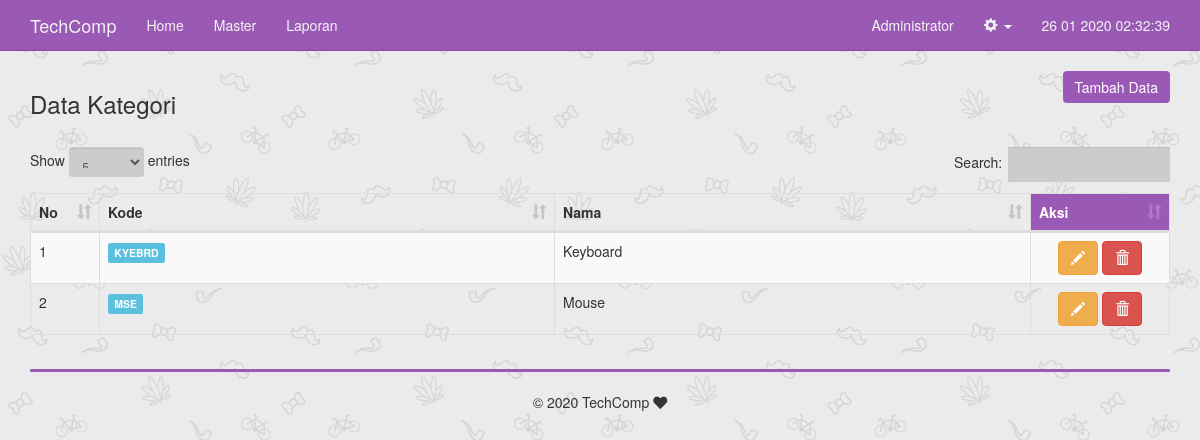
Page /kategori.php (signed in) on the committed database.
### tables this page shows
CREATE TABLE `kategori_item` (
  `kode_kategoriitem` varchar(6) NOT NULL,
  `nama_kategoriitem` varchar(120) NOT NULL
);

### includes/kategori.inc.php (called while the page is built, shortened)
<?php
class kategori{
	private $conn;
	private $table_satu = "kategori_item";
	public function __construct($db){
		$this->conn = $db;
	}
	function readAll(){
		$query = "SELECT * FROM ".$this->table_satu." ORDER BY kode_kategoriitem ASC";
		$stmt = $this->conn->prepare( $query );
		$stmt->execute();
		return $stmt;
	}
}
?>

### kategori.php (the view)
<?php
include_once 'header.php';
if (isset($_SESSION['role'])) {
    if ($_SESSION['role'] != base64_encode('Admin')) { ?>
        <div class="container">
            <div class="text-center">Halaman ini hanya untuk hak akses Admin saja!</div>
        </div>
    <?php } else {
include_once 'includes/kategori.inc.php';
$pro = new kategori($db);
$stmt = $pro->readAll();
?>
	<div class="row">
		<div class="col-md-6 text-left">
			<h3>Data Kategori</h3>
		</div>
		<div class="col-md-6 text-right">
			<button onclick="location.href='kategori-baru.php'" class="btn btn-primary" id="btn-tambah">Tambah Data</button>
		</div>
	</div>
	<br/>
	<table width="100%" class="table table-striped table-bordered" id="tabeldata">
        <thead>
            <tr>
                <th width="30px">No</th>
                <th>Kode</th>
                <th>Nama</th>
                <th width="100px" id="bg-hasil">Aksi</th>
            </tr>
        </thead>
        <tbody>
<?php
$no=1;
while ($row = $stmt->fetch(PDO::FETCH_ASSOC)){
?>
            <tr>
                <td><?php echo $no++ ?></td>
                <td><span class="label label-info"><?php echo $row['kode_kategoriitem'] ?></span></td>
                <td><?php echo $row['nama_kategoriitem'] ?></td>
                <td class="text-center">
					<a href="kategori-ubah.php?id=<?php echo base64_encode($row['kode_kategoriitem']) ?>" class="btn btn-warning"><span class="glyphicon glyphicon-pencil" aria-hidden="true"></span></a>
					<a href="kategori-hapus.php?id=<?php echo base64_encode($row['kode_kategoriitem']) ?>" onclick="return confirm('Yakin ingin menghapus data')" class="btn btn-danger"><span class="glyphicon glyphicon-trash" aria-hidden="true"></span></a>
			    </td>
            </tr>
<?php
}
?>
        </tbody>
    </table>
<?php
include_once 'footer.php';
    }
}
?>

### css/custom.css (style rules this page uses)
#bg-hasil { background: #9b59b6;color: white; }
#btn-tambah { background: #9b59b6;color: white;border: none; }
a { color: inherit; }

### rows in the picture
kategori_item: kode_kategoriitem "KYEBRD", nama_kategoriitem "Keyboard"
kategori_item: kode_kategoriitem "MSE", nama_kategoriitem "Mouse"

### other values in the picture
$config->title "TechComp"
$_SESSION['nama_lengkap'] "Administrator"
